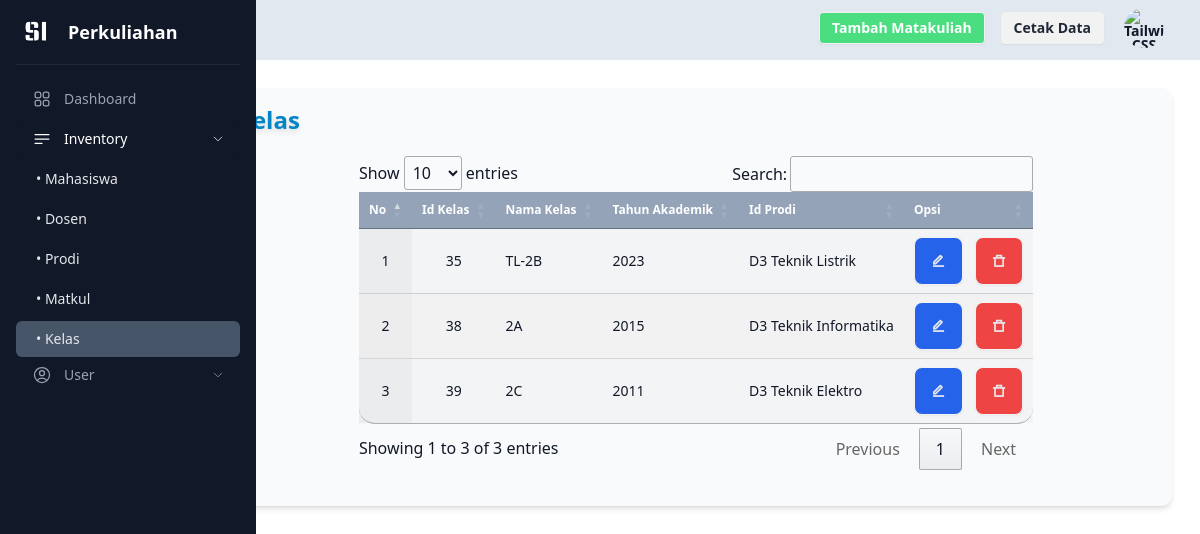
The page /view/tampil_kelas.php on the database its author committed.
### tables this page shows
CREATE TABLE `kelas` (
  `id_kls` int NOT NULL,
  `nama_kls` varchar(50) NOT NULL,
  `thn_akademik` year NOT NULL,
  `id_prodi` int NOT NULL
);

CREATE TABLE `prodi` (
  `id_prodi` int NOT NULL,
  `nama_prodi` varchar(50) NOT NULL
);

### koneksi.php (called while the page is built, shortened)
<?php
class database{
    public $host ="localhost";
    public $username ="root";
    public $password ="";
    public $database ="db_perkuliahan";
    var $koneksi;
    function __construct(){
        $this->koneksi= mysqli_connect($this->host, $this->username, $this->password, $this->database);
    }
    function tampil_data_kls(){
        $query = "SELECT kelas.id_kls, kelas.nama_kls, kelas.thn_akademik, prodi.nama_prodi FROM kelas JOIN prodi ON kelas.id_prodi = prodi.id_prodi";
		$data = mysqli_query($this->koneksi, $query);
		while ($row = mysqli_fetch_array($data)) {
			$hasil[] = $row;
		}
		return $hasil;
    }
}

### view/tampil_kelas.php (the view, shortened to what this page needs)
<?php include('../koneksi.php'); ?>
<!DOCTYPE html>
<html lang="en" data-theme="light">
<head>
    <script src="https://cdn.tailwindcss.com"></script>
    <link
        href="../output.css"
        rel="stylesheet" />
    <link
        href="https://cdn.jsdelivr.net/npm/remixicon@4.3.0/fonts/remixicon.css"
        rel="stylesheet" />
    <link rel="stylesheet" href="https://cdn.datatables.net/1.13.4/css/jquery.dataTables.min.css">
</head>
<body class="font-sans text-gray-900  ">
    <div>
        <div class="bg-slate-200 h-[60px]  ">
            <div class="flex flex-row-reverse items-center pt-1 pr-8 gap-4">
                <div class="dropdown dropdown-end">
                    <div tabindex="0" role="button" class="btn btn-ghost btn-circle avatar " onclick="pop()">
                        <div class="w-10 rounded-full ">
                            <img
                                alt="Tailwind CSS Navbar component"
                                src="https://img.daisyui.com/images/stock/photo-1534528741775-53994a69daeb.webp" />
                        </div>
                    </div>
                </div>
                <a class="btn btn-sm rounded" href="../print/cetakdata_kls.php">Cetak Data</a>
                <a class="btn btn-sm rounded bg-green-400 text-white hover:bg-green-700 " href="../form/tambah_kelas.php">Tambah Matakuliah</a>
            </div>
        </div>
        <div class="ml-[16%] p-7">
            <div class="bg-gray-50 rounded-[10px] w-full p-4 shadow-md  items-center">
                <h1 class="font-bold text-2xl text-sky-600 drop-shadow-md">Kelas</h1>
                <div class="pt-5 pb-5 flex items-center justify-center w-full overflow-x-auto">
                <table class="w-full table table-zebra display" id="myTable">
                        <thead>
                            <tr class="bg-slate-400 text-white  text-center ">
                                <th>No</th>
                                <th class="pl-4">Id Kelas</th>
                                <th>Nama Kelas</th>
                                <th>Tahun Akademik</th>
                                <th>Id Prodi</th>
                                <th>Opsi</th>
                            </tr>
                        </thead>
                        <tbody>
                            <?php
                            $database = new database();
                            $no = 1;
                            $data_kls = $database->tampil_data_kls();
                            foreach ($data_kls as $row) {
                            ?>
                                <tr class="pointer hover:bg-gray-200">
                                    <td class="text-center"><?php echo $no++ ?></td>
                                    <td class="text-center"><?php echo $row['id_kls'] ?></td>
                                    <td><?php echo $row['nama_kls'] ?></td>
                                    <td><?php echo $row['thn_akademik'] ?></td>
                                    <td><?php echo $row['nama_prodi'] ?></td>
                                    <td class="flex gap-8" >
                                  <a class="bg-blue-600 text-gray-200 hover:bg-blue-800 btn  mr-[-20px]" href="../form/edit_kelas.php?id=<?php echo $row['id_kls']; ?>&aksi_kls=edit"><i class="ri-edit-line"></i></a>
                                  <a class="btn hapus bg-red-500 text-gray-200 hover:bg-red-700" href="../proses/crud_kelas.php?id=<?php echo $row['id_kls']; ?>&aksi_kls=hapus"><i class="ri-delete-bin-7-line"></i></a>
                                </td>
                                </tr>
                            <?php } ?>
                        </tbody>
                    </table>
                </div>
            </div>
        </div>
    </div>
    <div class="fixed left-0 top-0 w-64 h-full bg-gray-900 p-4">
        <a href="#" class="flex items-center pb-4 border-b border-b-gray-800">
            <img src="../si.png" alt="" class="w-10 h-8 rounded object-cover">
            <span class="text-lg font-bold text-white ml-3">Perkuliahan</span>
        </a>
        <ul class="mt-4 sidebar-menu">
            <li class="mb-1 group">
                <a href="dashboard.php" class="flex items-center py-2 px-4 text-gray-400 hover:text-gray-100 hover:bg-gray-950 rounded-md group-[.active]:bg-gray-800 group-[.selected]:bg-gray-950 group-[.selected]:text-gray-100 group-[.active]:text-white">
                    <span class="text-sm pl-3">Dashboard</span>
                </a>
            </li>
            <li class="mb-1 group active transition duration-200" onclick="dropDown1()">
                <a href="#" class="flex items-center py-2 px-4 text-gray-400 hover:text-gray-100 hover:bg-gray-950 rounded-md group-[.active]:bg-gray-900  group-[.active]:text-white group-[.selected]:bg-gray-950 group-[.selected]:text-gray-100 sidebar-dropdown-toggle ">
                    <svg xmlns="http://www.w3.org/2000/svg" fill="none" viewBox="0 0 24 24" stroke-width="1.5" stroke="currentColor" class="size-5">
                        <path stroke-linecap="round" stroke-linejoin="round" d="M3.75 6.75h16.5M3.75 12h16.5m-16.5 5.25H12" />
                    </svg>
                    <span class="text-sm pl-3">Inventory</span>
                    <svg xmlns="http://www.w3.org/2000/svg" fill="none" viewBox="0 0 24 24" stroke-width="1.5" stroke="currentColor" class="size-3 ml-auto rotate-90" id="arrow1">
                        <path stroke-linecap="round" stroke-linejoin="round" d="m8.25 4.5 7.5 7.5-7.5 7.5" />
                    </svg>
                </a>
            </li>
            <div class=" leading-7 text-left text-sm " id="submenu1">
                <a href="tampil_mahasiswa.php">
                    <h1 class="cursor-pointer p-1 hover:bg-gray-700 rounded-md text-gray-200 pl-5">• Mahasiswa</h1>
                </a>
                <a href="tampil_dosen.php">
                    <h1 class="cursor-pointer p-1 hover:bg-gray-700 rounded-md mt-1 text-gray-200 pl-5">• Dosen</h1>
                </a>
                <a href="tampil_prodi.php">
                    <h1 class="cursor-pointer p-1 hover:bg-gray-700 rounded-md mt-1 text-gray-200 pl-5">• Prodi</h1>
                </a>
                <a href="tampil_matkul.php">
                    <h1 class="cursor-pointer p-1 hover:bg-gray-700 rounded-md mt-1 text-gray-200 pl-5 ">• Matkul</h1>
                </a>
                <a href="tampil_kelas.php">
                    <h1 class="cursor-pointer p-1 hover:bg-gray-700 rounded-md mt-1 text-gray-200 pl-5  bg-slate-600">• Kelas</h1>
                </a>
            </div>
            <li class="mb-1 group" onclick="dropDown2()">
                <a href="#" class="flex items-center py-2 px-4 text-gray-400 hover:text-gray-100 hover:bg-gray-950 rounded-md group-[.active]:bg-gray-800  group-[.active]:text-white  group-[.selected]:bg-gray-950 group-[.selected]:text-gray-100 sidebar-dropdown-toggle">
                    <span class="text-sm pl-3">User</span>
                    <svg xmlns="http://www.w3.org/2000/svg" fill="none" viewBox="0 0 24 24" stroke-width="1.5" stroke="currentColor" class="size-3 ml-auto rotate-90" id="arrow2">
                        <path stroke-linecap="round" stroke-linejoin="round" d="m8.25 4.5 7.5 7.5-7.5 7.5" />
                    </svg>
                </a>
            </li>
        </ul>
    </div>
</body>
</html>

### rows shown on the page
kelas: id_kls "35", nama_kls "TL-2B", thn_akademik "2023", id_prodi.nama_prodi "D3 Teknik Listrik"
kelas: id_kls "38", nama_kls "2A", thn_akademik "2015", id_prodi.nama_prodi "D3 Teknik Informatika"
kelas: id_kls "39", nama_kls "2C", thn_akademik "2011", id_prodi.nama_prodi "D3 Teknik Elektro"
